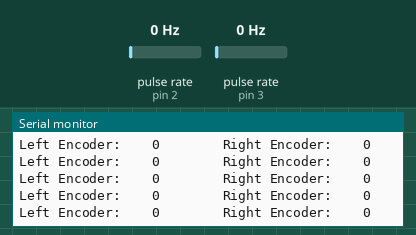
Simulated run of this sketch. Board: Arduino Uno, built with avr-gcc and run on an emulated ATmega328P. Parts: the last lines printed to the serial monitor. Wiring (inferred from the names in the program): 2 × pulse sensor: data pin 2 / data pin 3. The inputs (shaded band) are chosen by the test bench; at power-on: pulse rate (sensors on pin 2, pin 3) 0 Hz.

Above: at 1.2 s.
1.3 s: pulse rate (sensor on pin 2) set to 4 Hz
At 2.68 s:
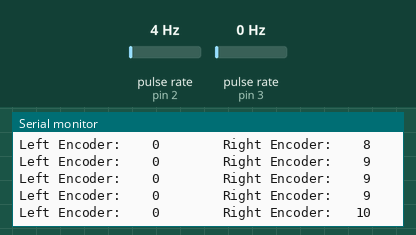
4.2 s: pulse rate (sensor on pin 3) set to 4 Hz
At 5.56 s:
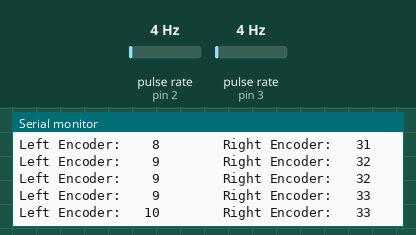
7.1 s: pulse rate (sensor on pin 2) set to 50 Hz
At 9.96 s:
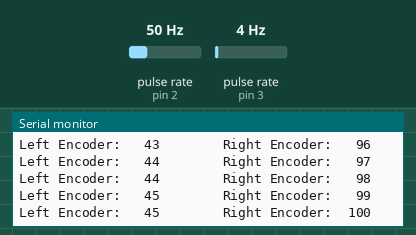
10.1 s: pulse rate (sensor on pin 3) set to 50 Hz
At 12.84 s:
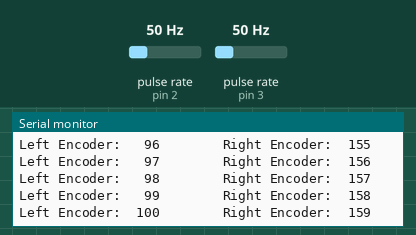
Timing chart, 0 to 14.1 s (numbered marks = the images above; inputs shaded):
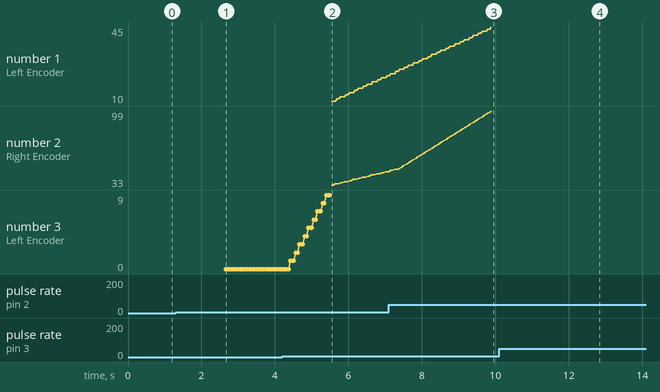

The sketch:

EncoderVerification.ino
```cpp
#include <TimerOne.h>

// Define encoder pins
const uint8_t REncoderPin = 2;
const uint8_t LEncoderPin = 3;

// Define Encoder Counters
volatile uint32_t LCoderCount = 0;
volatile uint32_t RCoderCount = 0;

// Define Sample Time and Freqency of Serial Print Interrupt
const uint32_t freq = 50; //Hz
const uint32_t Ts = 1000000/freq;  //Sample Time in microseconds

//Supporting Functions
void incrementLEncoderCount()
{
// Description: Increase the left encoder counter by 1
  LCoderCount++;
}

void incrementREncoderCount()
{
  //Description: Increase the right encoder counter by 1
  RCoderCount++;
}


void printEncoderCount()
{
  char buff1[4];
  char buff2[4];
  sprintf(buff1, "%#4u", LCoderCount);
  Serial.print("Left Encoder: ");
  Serial.print(buff1);
  Serial.print("        Right Encoder: ");
  sprintf(buff2, "%#4u", RCoderCount);
  Serial.println(buff2);
}


void setup() {
  //Initialize Serial
  Serial.begin(9600);

  // Interrupts to increment encoder counts
  attachInterrupt(digitalPinToInterrupt(LEncoderPin), incrementLEncoderCount, CHANGE);
  attachInterrupt(digitalPinToInterrupt(REncoderPin), incrementREncoderCount, CHANGE);

  // Initialize Timer for Serial Printing
  Timer1.initialize(Ts);
  Timer1.attachInterrupt(printEncoderCount);

}

void loop() {
  // put your main code here, to run repeatedly:

}
```

Measured:
- after the input at 1.3 s, the serial monitor: prints a new line after 0.24 s (image 1)
- after the input at 4.2 s, the serial monitor: prints a new line after 0.22 s (image 2)
- after the input at 7.1 s, the serial monitor: prints a new line after 0.40 s (image 3)
- plotted number 2: 45 → 99 after the input at 7.1 s
